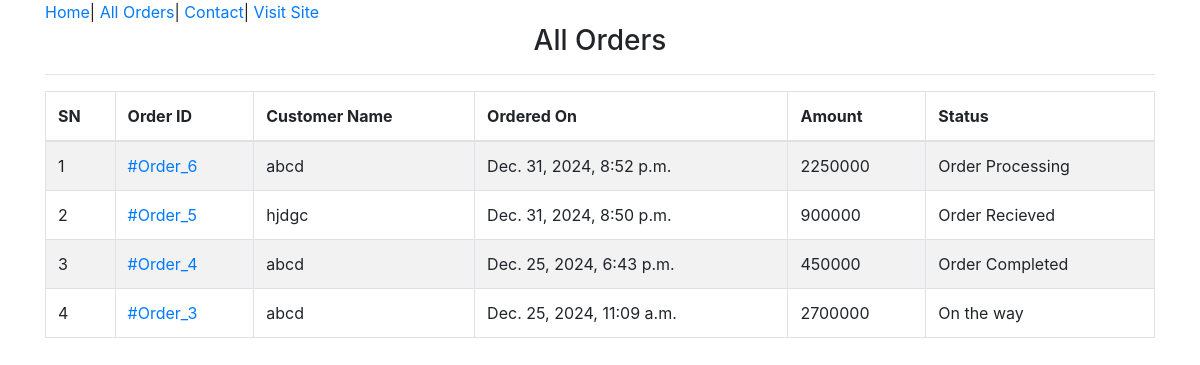
Page /admin-all-orders/ (signed in) on the earlier database version.
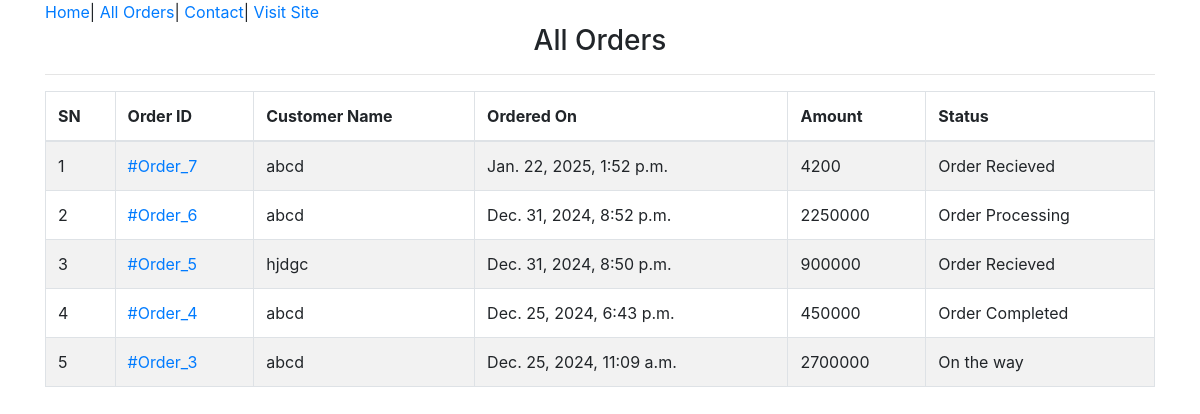
Same page on the later database version.
### ecomapp/models.py (models this page shows, shortened)
class Order(models.Model):
    cart = models.OneToOneField(Cart, on_delete=models.CASCADE)
    ordered_by = models.CharField(max_length=200)
    shipping_address = models.CharField(max_length=200)
    mobile = models.CharField(max_length=10)
    email = models.EmailField(null=True, blank=True)
    subtotal = models.PositiveIntegerField()
    discount = models.PositiveIntegerField()
    total = models.PositiveIntegerField()
    order_status = models.CharField(max_length=50, choices=ORDER_STATUS)
    created_at = models.DateTimeField(auto_now_add=True)
    payment_method = models.CharField(max_length=20, choices=METHOD, default="Cash on Delivery")
    payment_completed = models.BooleanField(default=False, null=True, blank=True)

### ecomapp/views.py (the view)
# urls.py: path("admin-all-orders/",AdminOrderListView.as_view(),name="adminorderlist"),
class AdminOrderListView(AdminRequiredMixin,ListView):
    template_name="adminpages/adminorderlist.html"
    queryset=Order.objects.all().order_by("-id")
    context_object_name="allorders"
    def get_context_data(self, **kwargs):
        context=super().get_context_data(**kwargs)
        context['allorders']=Order.objects.all().order_by("-id")
        return context

### ecomapp/views.py (called while the page is built)
    def dispatch(self, request, *args, **kwargs):
        if request.user.is_authenticated and request.session.get("admin_logged_in"):
            return super().dispatch(request, *args, **kwargs)
        else:
            return redirect("/admin-login/")

### templates/adminpages/adminorderlist.html (shortened to what this page needs)
{% extends 'adminpages/adminbase.html' %}
{% block content %}
    <div class="container">
        <div class="row">
            <div class="col-md-12">
                <h3 class="text-center">All Orders</h3><hr>
                <table class="table table-bordered table-striped">
                    <thead>
                        <tr>
                            <th>SN</th>
                            <th>Order ID</th>
                            <th>Customer Name</th>
                            <th>Ordered On</th>
                            <th>Amount</th>
                            <th>Status</th>
                        </tr>
                    </thead>
                    <tbody>
                        {% for order in allorders %}
                            <tr>
                                <td>{{ forloop.counter }}</td>
                                <td><a href="{% url 'ecomapp:adminorderdetail' order.id %}">#Order_{{ order.id }}</a></td>
                                <td>{{ order.ordered_by }}</td>
                                <td>{{ order.created_at }}</td>
                                <td>{{ order.total }}</td>
                                <td>{{ order.order_status }}</td>
                            </tr>
                        {% endfor %}
                    </tbody>
                </table>
            </div>
        </div>
    </div>
{% endblock %}

Differences in the rows shown:
added Order: id "7", ordered_by "abcd", created_at "Jan. 22, 2025, 1:52 p.m.", total "4200", order_status "Order Recieved"
